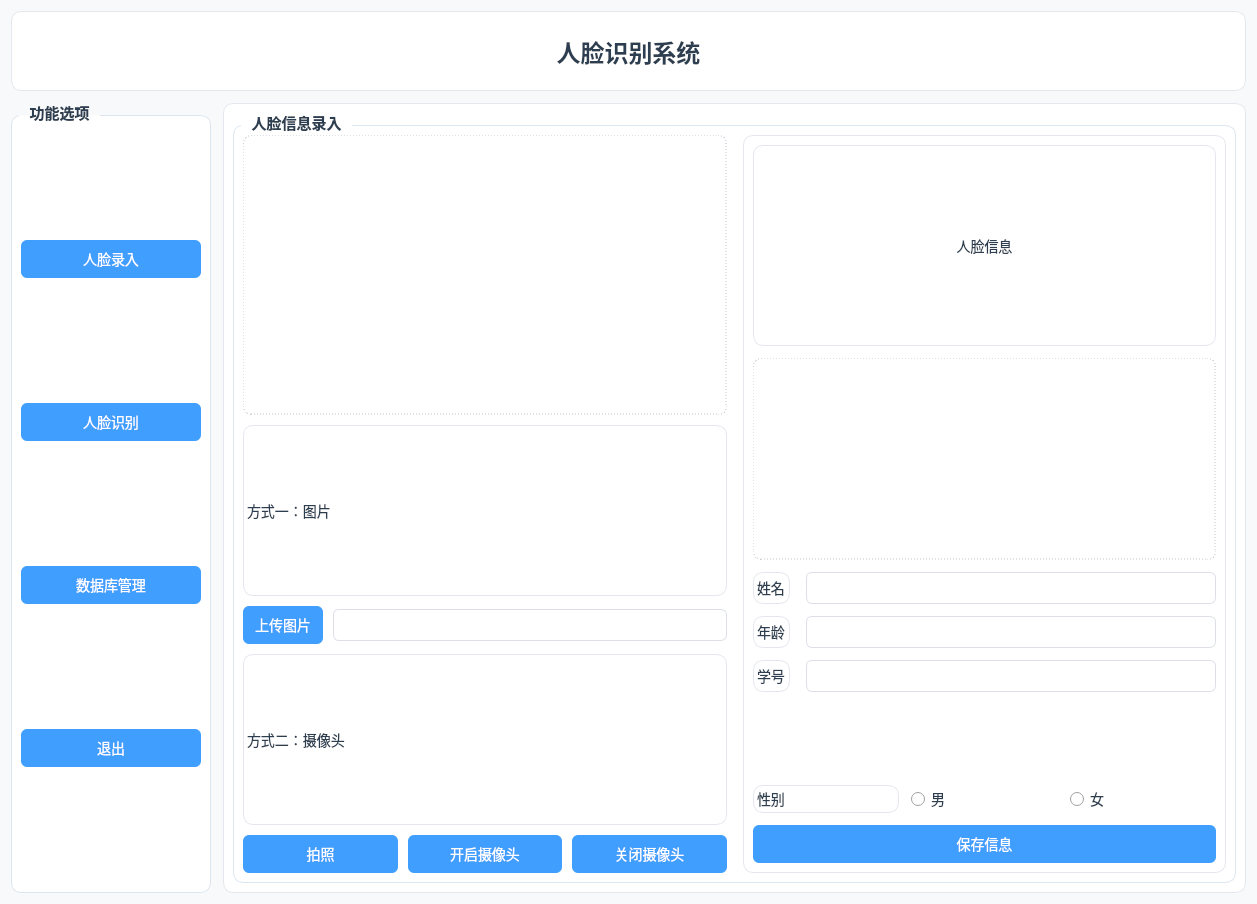
<?xml version="1.0" encoding="UTF-8"?>
<ui version="4.0">
 <class>Form</class>
 <widget class="QWidget" name="Form">
  <property name="geometry">
   <rect>
    <x>0</x>
    <y>0</y>
    <width>1257</width>
    <height>904</height>
   </rect>
  </property>
  <property name="windowTitle">
   <string>人脸识别系统</string>
  </property>
  <property name="styleSheet">
   <string>
/* 主窗口 */
QWidget#Form {
    background-color: #f8f9fa;
}

/* 标题 */
QLabel#label_10 {
    font-size: 24px;
    font-weight: bold;
    color: #2c3e50;
}

/* 普通文字 */
QLabel {
    font-size: 14px;
    color: #2c3e50;
}

/* 分组框 */
QGroupBox {
    font-size: 15px;
    font-weight: bold;
    color: #2c3e50;
    border: 1px solid #dce6f0;
    border-radius: 10px;
    margin-top: 12px;
    background-color: #ffffff;
}
QGroupBox::title {
    subcontrol-origin: margin;
    left: 8px;
    padding: 0 8px;
}

/* 按钮 */
QPushButton {
    background-color: #409eff;
    color: white;
    border: none;
    border-radius: 6px;
    padding: 8px 12px;
    font-size: 14px;
}
QPushButton:hover {
    background-color: #66b1ff;
}
QPushButton:pressed {
    background-color: #337ecc;
}

/* 输入框 */
QLineEdit, QPlainTextEdit {
    background-color: #ffffff;
    border: 1px solid #dcdfe6;
    border-radius: 6px;
    padding: 6px 8px;
    font-size: 14px;
    color: #2c3e50;
}
QLineEdit:focus, QPlainTextEdit:focus {
    border: 1px solid #409eff;
}

/* 单选框 */
QRadioButton {
    font-size: 14px;
    color: #2c3e50;
}

/* 表格 */
QTableView {
    background-color: white;
    border: 1px solid #dce6f0;
    border-radius: 8px;
    gridline-color: #e4e7ed;
}
QHeaderView::section {
    background-color: #e8f3ff;
    color: #2c3e50;
    border: none;
    padding: 6px;
}

/* 图片展示框 */
QLabel#label_3, QLabel#label_8, QLabel#label_11 {
    background-color: #ffffff;
    border: 1px dashed #c0c4cc;
    border-radius: 8px;
}

/* 面板 */
QFrame {
    background-color: #ffffff;
    border: 1px solid #e4e7ed;
    border-radius: 10px;
}
   </string>
  </property>
  <layout class="QVBoxLayout" name="verticalLayout_30">
   <property name="spacing">
    <number>12</number>
   </property>
   <property name="contentsMargins" stdset="0">
    <rect>
     <x>16</x>
     <y>16</y>
     <width>16</width>
     <height>16</height>
    </rect>
   </property>
   <item>
    <widget class="QLabel" name="label_10">
     <property name="minimumSize">
      <size>
       <width>52</width>
       <height>80</height>
      </size>
     </property>
     <property name="text">
      <string>人脸识别系统</string>
     </property>
     <property name="alignment">
      <set>Qt::AlignCenter</set>
     </property>
    </widget>
   </item>
   <item>
    <layout class="QHBoxLayout" name="horizontalLayout">
     <property name="spacing">
      <number>12</number>
     </property>
     <item>
      <widget class="QGroupBox" name="groupBox_9">
       <property name="minimumSize">
        <size>
         <width>200</width>
         <height>100</height>
        </size>
       </property>
       <property name="title">
        <string>功能选项</string>
       </property>
       <layout class="QVBoxLayout" name="verticalLayout_22">
        <property name="spacing">
         <number>10</number>
        </property>
        <property name="contentsMargins" stdset="0">
         <rect>
          <x>16</x>
          <y>16</y>
          <width>16</width>
          <height>16</height>
         </rect>
        </property>
        <item>
         <widget class="QPushButton" name="pushButton_4">
          <property name="text">
           <string>人脸录入</string>
          </property>
         </widget>
        </item>
        <item>
         <widget class="QPushButton" name="pushButton_3">
          <property name="text">
           <string>人脸识别</string>
          </property>
         </widget>
        </item>
        <item>
         <widget class="QPushButton" name="pushButton_2">
          <property name="text">
           <string>数据库管理</string>
          </property>
         </widget>
        </item>
        <item>
         <widget class="QPushButton" name="pushButton">
          <property name="text">
           <string>退出</string>
          </property>
         </widget>
        </item>
       </layout>
      </widget>
     </item>
     <item>
      <widget class="QStackedWidget" name="stackedWidget">
       <property name="sizePolicy">
        <sizepolicy hsizetype="Expanding" vsizetype="Expanding">
         <horstretch>0</horstretch>
         <verstretch>0</verstretch>
        </sizepolicy>
       </property>
       <widget class="QWidget" name="page_8">
        <layout class="QVBoxLayout">
         <property name="spacing">
          <number>12</number>
         </property>
         <property name="contentsMargins" stdset="0">
          <rect>
           <x>0</x>
           <y>0</y>
           <width>0</width>
           <height>0</height>
          </rect>
         </property>
         <item>
          <widget class="QGroupBox" name="groupBox_10">
           <property name="title">
            <string>人脸信息录入</string>
           </property>
           <layout class="QHBoxLayout" name="horizontalLayout_6">
            <property name="spacing">
             <number>16</number>
            </property>
            <property name="contentsMargins" stdset="0">
             <rect>
              <x>16</x>
              <y>16</y>
              <width>16</width>
              <height>16</height>
             </rect>
            </property>
            <item>
             <layout class="QVBoxLayout" name="verticalLayout_23">
              <property name="spacing">
               <number>10</number>
              </property>
              <item>
               <widget class="QLabel" name="label_3">
                <property name="minimumSize">
                 <size>
                  <width>360</width>
                  <height>280</height>
                 </size>
                </property>
                <property name="text">
                 <string/>
                </property>
                <property name="pixmap">
                 <pixmap>C:/Users/liu/Pictures/F7A1EDA62C651FF02CC757D404774CC6.png</pixmap>
                </property>
                <property name="scaledContents">
                 <bool>false</bool>
                </property>
                <property name="alignment">
                 <set>Qt::AlignCenter</set>
                </property>
               </widget>
              </item>
              <item>
               <widget class="QLabel" name="label_2">
                <property name="text">
                 <string>方式一：图片</string>
                </property>
               </widget>
              </item>
              <item>
               <layout class="QHBoxLayout" name="horizontalLayout_4">
                <item>
                 <widget class="QPushButton" name="pushButton_5">
                  <property name="text">
                   <string>上传图片</string>
                  </property>
                 </widget>
                </item>
                <item>
                 <widget class="QLineEdit" name="lineEdit"/>
                </item>
               </layout>
              </item>
              <item>
               <widget class="QLabel" name="label">
                <property name="text">
                 <string>方式二：摄像头</string>
                </property>
               </widget>
              </item>
              <item>
               <layout class="QHBoxLayout" name="horizontalLayout_5">
                <item>
                 <widget class="QPushButton" name="pushButton_8">
                  <property name="text">
                   <string>拍照</string>
                  </property>
                 </widget>
                </item>
                <item>
                 <widget class="QPushButton" name="pushButton_6">
                  <property name="text">
                   <string>开启摄像头</string>
                  </property>
                 </widget>
                </item>
                <item>
                 <widget class="QPushButton" name="pushButton_7">
                  <property name="text">
                   <string>关闭摄像头</string>
                  </property>
                 </widget>
                </item>
               </layout>
              </item>
             </layout>
            </item>
            <item>
             <widget class="QFrame" name="frame_5">
              <property name="minimumSize">
               <size>
                <width>320</width>
                <height>0</height>
               </size>
              </property>
              <layout class="QVBoxLayout" name="verticalLayout_29">
               <property name="spacing">
                <number>12</number>
               </property>
               <property name="contentsMargins" stdset="0">
                <rect>
                 <x>20</x>
                 <y>20</y>
                 <width>20</width>
                 <height>20</height>
                </rect>
               </property>
               <item>
                <widget class="QLabel" name="label_9">
                 <property name="text">
                  <string>人脸信息</string>
                 </property>
                 <property name="alignment">
                  <set>Qt::AlignCenter</set>
                 </property>
                </widget>
               </item>
               <item>
                <widget class="QLabel" name="label_8">
                 <property name="minimumSize">
                  <size>
                   <width>120</width>
                   <height>120</height>
                  </size>
                 </property>
                 <property name="text">
                  <string/>
                 </property>
                 <property name="pixmap">
                  <pixmap>C:/Users/liu/Pictures/F7A1EDA62C651FF02CC757D404774CC6.png</pixmap>
                 </property>
                 <property name="scaledContents">
                  <bool>true</bool>
                 </property>
                 <property name="alignment">
                  <set>Qt::AlignCenter</set>
                 </property>
                </widget>
               </item>
               <item>
                <layout class="QFormLayout" name="formLayout_2">
                 <property name="horizontalSpacing">
                  <number>16</number>
                 </property>
                 <property name="verticalSpacing">
                  <number>12</number>
                 </property>
                 <item row="0" column="0">
                  <widget class="QLabel" name="label_4">
                   <property name="text">
                    <string>姓名</string>
                   </property>
                  </widget>
                 </item>
                 <item row="0" column="1">
                  <widget class="QLineEdit" name="lineEdit_3"/>
                 </item>
                 <item row="1" column="0">
                  <widget class="QLabel" name="label_6">
                   <property name="text">
                    <string>年龄</string>
                   </property>
                  </widget>
                 </item>
                 <item row="1" column="1">
                  <widget class="QLineEdit" name="lineEdit_2"/>
                 </item>
                 <item row="2" column="0">
                  <widget class="QLabel" name="label_5">
                   <property name="text">
                    <string>学号</string>
                   </property>
                  </widget>
                 </item>
                 <item row="2" column="1">
                  <widget class="QLineEdit" name="lineEdit_4"/>
                 </item>
                </layout>
               </item>
               <item>
                <layout class="QHBoxLayout" name="horizontalLayout_7">
                 <item>
                  <widget class="QLabel" name="label_7">
                   <property name="text">
                    <string>性别</string>
                   </property>
                  </widget>
                 </item>
                 <item>
                  <widget class="QRadioButton" name="radioButton_2">
                   <property name="text">
                    <string>男</string>
                   </property>
                  </widget>
                 </item>
                 <item>
                  <widget class="QRadioButton" name="radioButton">
                   <property name="text">
                    <string>女</string>
                   </property>
                  </widget>
                 </item>
                </layout>
               </item>
               <item>
                <widget class="QPushButton" name="pushButton_9">
                 <property name="text">
                  <string>保存信息</string>
                 </property>
                </widget>
               </item>
              </layout>
             </widget>
            </item>
           </layout>
          </widget>
         </item>
        </layout>
       </widget>
       <widget class="QWidget" name="page_9">
        <layout class="QVBoxLayout">
         <property name="spacing">
          <number>12</number>
         </property>
         <property name="contentsMargins" stdset="0">
          <rect>
           <x>0</x>
           <y>0</y>
           <width>0</width>
           <height>0</height>
          </rect>
         </property>
         <item>
          <widget class="QGroupBox" name="groupBox_11">
           <property name="title">
            <string>人脸识别</string>
           </property>
           <layout class="QHBoxLayout">
            <property name="spacing">
             <number>16</number>
            </property>
            <property name="contentsMargins" stdset="0">
             <rect>
              <x>16</x>
              <y>16</y>
              <width>16</width>
              <height>16</height>
             </rect>
            </property>
            <item>
             <layout class="QVBoxLayout">
              <property name="spacing">
               <number>10</number>
              </property>
              <item>
               <widget class="QLabel" name="label_11">
                <property name="minimumSize">
                 <size>
                  <width>360</width>
                  <height>280</height>
                 </size>
                </property>
                <property name="text">
                 <string/>
                </property>
                <property name="pixmap">
                 <pixmap>C:/Users/liu/Pictures/F7A1EDA62C651FF02CC757D404774CC6.png</pixmap>
                </property>
                <property name="scaledContents">
                 <bool>true</bool>
                </property>
                <property name="alignment">
                 <set>Qt::AlignCenter</set>
                </property>
               </widget>
              </item>
              <item>
               <widget class="QLabel" name="label_51">
                <property name="text">
                 <string>方式一：图片</string>
                </property>
               </widget>
              </item>
              <item>
               <layout class="QHBoxLayout">
                <item>
                 <widget class="QPushButton" name="pushButton_39">
                  <property name="text">
                   <string>上传图片</string>
                  </property>
                 </widget>
                </item>
                <item>
                 <widget class="QLineEdit" name="lineEdit_24"/>
                </item>
               </layout>
              </item>
              <item>
               <widget class="QLabel" name="label_52">
                <property name="text">
                 <string>方式二：摄像头</string>
                </property>
               </widget>
              </item>
              <item>
               <layout class="QHBoxLayout">
                <item>
                 <widget class="QPushButton" name="pushButton_40">
                  <property name="text">
                   <string>开启摄像头</string>
                  </property>
                 </widget>
                </item>
                <item>
                 <widget class="QPushButton" name="pushButton_41">
                  <property name="text">
                   <string>关闭摄像头</string>
                  </property>
                 </widget>
                </item>
               </layout>
              </item>
             </layout>
            </item>
            <item>
             <widget class="QFrame" name="frame_6">
              <property name="minimumSize">
               <size>
                <width>320</width>
                <height>0</height>
               </size>
              </property>
              <layout class="QVBoxLayout">
               <property name="spacing">
                <number>12</number>
               </property>
               <property name="contentsMargins" stdset="0">
                <rect>
                 <x>20</x>
                 <y>20</y>
                 <width>20</width>
                 <height>20</height>
                </rect>
               </property>
               <item>
                <widget class="QLabel" name="label_28">
                 <property name="minimumSize">
                  <size>
                   <width>50</width>
                   <height>40</height>
                  </size>
                 </property>
                 <property name="text">
                  <string>识别结果</string>
                 </property>
                 <property name="alignment">
                  <set>Qt::AlignCenter</set>
                 </property>
                </widget>
               </item>
               <item>
                <widget class="QPlainTextEdit" name="plainTextEdit_4"/>
               </item>
              </layout>
             </widget>
            </item>
           </layout>
          </widget>
         </item>
        </layout>
       </widget>
       <widget class="QWidget" name="page_10">
        <layout class="QVBoxLayout">
         <property name="spacing">
          <number>12</number>
         </property>
         <property name="contentsMargins" stdset="0">
          <rect>
           <x>0</x>
           <y>0</y>
           <width>0</width>
           <height>0</height>
          </rect>
         </property>
         <item>
          <widget class="QGroupBox" name="groupBox_12">
           <property name="title">
            <string>数据库管理</string>
           </property>
           <layout class="QVBoxLayout">
            <property name="spacing">
             <number>12</number>
            </property>
            <property name="contentsMargins" stdset="0">
             <rect>
              <x>16</x>
              <y>16</y>
              <width>16</width>
              <height>16</height>
             </rect>
            </property>
            <item>
             <layout class="QHBoxLayout">
              <property name="spacing">
               <number>8</number>
              </property>
              <item>
               <widget class="QLineEdit" name="lineEdit_25">
                <property name="placeholderText">
                 <string>输入姓名/学号查询</string>
                </property>
               </widget>
              </item>
              <item>
               <widget class="QPushButton" name="pushButton_42">
                <property name="text">
                 <string>查询</string>
                </property>
               </widget>
              </item>
              <item>
               <widget class="QPushButton" name="pushButton_43">
                <property name="text">
                 <string>刷新</string>
                </property>
               </widget>
              </item>
              <item>
               <widget class="QPushButton" name="pushButton_44">
                <property name="text">
                 <string>删除</string>
                </property>
               </widget>
              </item>
             </layout>
            </item>
            <item>
             <widget class="QTableView" name="tableView"/>
            </item>
           </layout>
          </widget>
         </item>
        </layout>
       </widget>
      </widget>
     </item>
    </layout>
   </item>
  </layout>
 </widget>
 <resources/>
 <connections/>
</ui>
